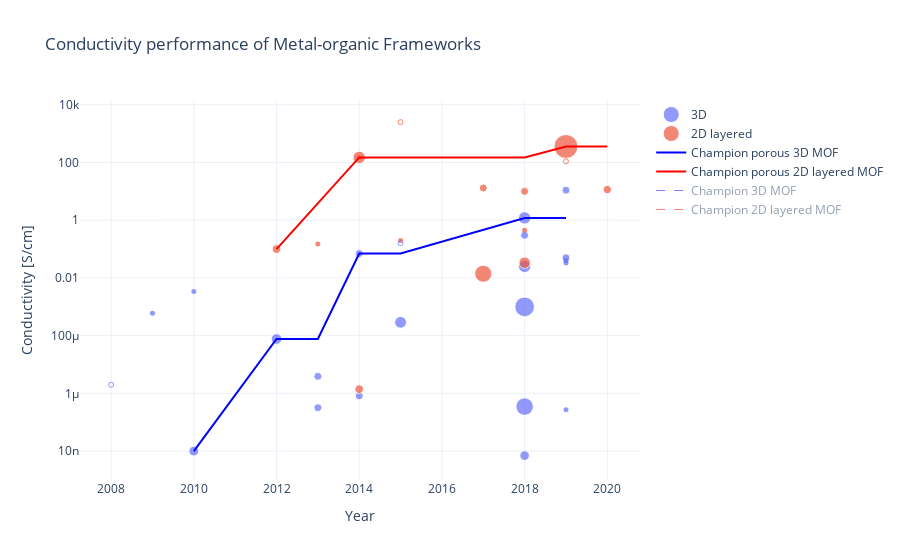

Notebook code cell kept with this figure:
### Code cell
fig = px.scatter(mofs[mofs['BET']>1], x='Year', y='Value',
                 hover_name='Name', color='Dimensionality', size='Porosity', hover_data=['Dimensionality','Porosity'], 
                 labels={'Value': "Conductivity [S/cm]"}, template='plotly_white', 
                 title='Conductivity performance of Metal-organic Frameworks')

fig.update_traces(marker=dict(sizemin=4, sizeref=8))
fig.update_layout(yaxis_type="log")
fig.update_traces(hovertemplate='<b>%{hovertext}</b><br><br>Dimensionality: %{customdata[0]}\
                                 <br>Year: %{x}<br>Value: %{y} S/cm\
                                 <br>BET: %{customdata[1]} m<sup>2</sup>/g<extra></extra>')

fig.add_trace(go.Scatter(x=mofs[(mofs['Porous']=='Yes') & (mofs['Porosity']<1) & (mofs['Dimensionality']=='3D')]['Year'], 
                         y=mofs[(mofs['Porous']=='Yes') & (mofs['Porosity']<1) & (mofs['Dimensionality']=='3D')]['Value'], 
                         mode='markers', marker=dict(color='#636efa', size=5, opacity=0.7),  
                         customdata=np.stack((mofs[(mofs['Porous']=='Yes') & (mofs['Porosity']<1) & (mofs['Dimensionality']=='3D')]['Name'], 
                                              mofs[(mofs['Porous']=='Yes') & (mofs['Porosity']<1) & (mofs['Dimensionality']=='3D')]['Dimensionality']), 
                                              axis=-1), 
                         hovertemplate='<b>%{customdata[0]}</b><br><br>Dimensionality: %{customdata[1]}\
                                 <br>Year: %{x}<br>Value: %{y} S/cm\
                                 <br>BET: unknown <extra></extra>', 
                         showlegend=False))

fig.add_trace(go.Scatter(x=mofs[(mofs['Porous']=='Yes') & (mofs['Porosity']<1) & (mofs['Dimensionality']=='2D layered')]['Year'], 
                         y=mofs[(mofs['Porous']=='Yes') & (mofs['Porosity']<1) & (mofs['Dimensionality']=='2D layered')]['Value'], 
                         mode='markers', marker=dict(color='#EF553B', size=5, opacity=0.7),  
                         customdata=np.stack((mofs[(mofs['Porous']=='Yes') & (mofs['Porosity']<1) & (mofs['Dimensionality']=='2D layered')]['Name'], 
                                              mofs[(mofs['Porous']=='Yes') & (mofs['Porosity']<1) & (mofs['Dimensionality']=='2D layered')]['Dimensionality']), 
                                              axis=-1), 
                         hovertemplate='<b>%{customdata[0]}</b><br><br>Dimensionality: %{customdata[1]}\
                                 <br>Year: %{x}<br>Value: %{y} S/cm\
                                 <br>BET: unknown <extra></extra>', 
                         showlegend=False))

fig.add_trace(go.Scatter(x=mofs[(mofs['Porous']=='No') & (mofs['Porosity']<1) & (mofs['Dimensionality']=='3D')]['Year'], 
                         y=mofs[(mofs['Porous']=='No') & (mofs['Porosity']<1) & (mofs['Dimensionality']=='3D')]['Value'], 
                         mode='markers', marker=dict(color='#636efa', size=5, opacity=0.7, symbol='circle-open'),  
                         customdata=np.stack((mofs[(mofs['Porous']=='No') & (mofs['Porosity']<1) & (mofs['Dimensionality']=='3D')]['Name'], 
                                              mofs[(mofs['Porous']=='No') & (mofs['Porosity']<1) & (mofs['Dimensionality']=='3D')]['Dimensionality']), 
                                              axis=-1), 
                         hovertemplate='<b>%{customdata[0]}</b><br><br>Dimensionality: %{customdata[1]}\
                                 <br>Year: %{x}<br>Value: %{y} S/cm\
                                 <br>Dense <extra></extra>', 
                         showlegend=False))

fig.add_trace(go.Scatter(x=mofs[(mofs['Porous']=='No') & (mofs['Porosity']<1) & (mofs['Dimensionality']=='2D layered')]['Year'], 
                         y=mofs[(mofs['Porous']=='No') & (mofs['Porosity']<1) & (mofs['Dimensionality']=='2D layered')]['Value'], 
                         mode='markers', marker=dict(color='#EF553B', size=5, opacity=0.7, symbol='circle-open'),  
                         customdata=np.stack((mofs[(mofs['Porous']=='No') & (mofs['Porosity']<1) & (mofs['Dimensionality']=='2D layered')]['Name'], 
                                              mofs[(mofs['Porous']=='No') & (mofs['Porosity']<1) & (mofs['Dimensionality']=='2D layered')]['Dimensionality']), 
                                              axis=-1), 
                         hovertemplate='<b>%{customdata[0]}</b><br><br>Dimensionality: %{customdata[1]}\
                                 <br>Year: %{x}<br>Value: %{y} S/cm\
                                 <br>Dense <extra></extra>', 
                         showlegend=False))

fig.add_trace(go.Scatter(x=mofs_sorted_3D_porous_cummax['Year'], y=mofs_sorted_3D_porous_cummax['Value'], 
                         name='Champion porous 3D MOF', line=dict(color='blue', width=2), hoverinfo='skip', mode='lines'))

fig.add_trace(go.Scatter(x=mofs_sorted_2D_porous_cummax['Year'], y=mofs_sorted_2D_porous_cummax['Value'], 
                         name='Champion porous 2D layered MOF', line=dict(color='red', width=2), hoverinfo='skip', mode='lines'))


fig.add_trace(go.Scatter(x=mofs_sorted_3D_cummax['Year'], y=mofs_sorted_3D_cummax['Value'], 
                         name='Champion 3D MOF', line=dict(color='blue', width=1, dash='dash'), hoverinfo='skip', 
                         mode='lines', visible='legendonly'))

fig.add_trace(go.Scatter(x=mofs_sorted_2D_cummax['Year'], y=mofs_sorted_2D_cummax['Value'], 
                         name='Champion 2D layered MOF', line=dict(color='red', width=1, dash='dash'), hoverinfo='skip', 
                         mode='lines', visible='legendonly'))

fig.update_layout(legend={'itemsizing': 'trace'}, legend_title_text=None)

fig.show()

### Figure 1 — Plotly figure (JSON) as saved in the notebook; plotly's stock layout.template omitted (floating-point values rounded to 4 significant figures)
{"data": [{"customdata": [["3D", 248], ["3D", 54], ["3D", 370], ["3D", 450], ["3D", 50], ["3D", 614], ["3D", 1230], ["3D", 610], ["3D", 3], ["3D", 208], ["3D", 559], ["3D", 385], ["3D", 69.6], ["3D", 214], ["3D", 1550]], "hovertemplate": "<b>%{hovertext}</b><br><br>Dimensionality: %{customdata[0]}                                 <br>Year: %{x}<br>Value: %{y} S/cm                                 <br>BET: %{customdata[1]} m<sup>2</sup>/g<extra></extra>", "hovertext": ["Fe2DOBDC", "Fe2DSBDC", "Fe(1,2,3-triazolate)", "Fe(1,2,3-triazolate) (oxidized)", "Fe(1,2,3-triazolate)(BF4)0.33", "Fe2(BDT)3 (oxidized)", "Fe2(BDP)3", "K(0.98)Fe2(BDP)3", "Cu2(6-Hmna)(6-mn)", "Ho(1+x)(HOTP)", "Cd2(TTFTB)", "Cu[Ni(pdt)2]", "I2@Eu4(BPT)4", "TCNQ@Cu3(BTC)2", "C60@Zr6(OH)16(TBAPy)2"], "legendgroup": "3D", "marker": {"color": "#636efa", "size": [248, 54, 370, 450, 50, 614, 1230, 610, 3, 208, 559, 385, 69.6, 214, 1550], "sizemin": 4, "sizemode": "area", "sizeref": 8, "symbol": "circle"}, "mode": "markers", "name": "3D", "orientation": "v", "showlegend": true, "type": "scatter", "x": [2013, 2013, 2018, 2012, 2018, 2018, 2018, 2018, 2019, 2019, 2015, 2010, 2014, 2014, 2018], "xaxis": "x", "y": [3.2e-07, 3.9e-06, 7e-09, 7.7e-05, 0.3, 1.2, 3.5e-07, 0.025, 10.96, 0.05, 0.00029, 1e-08, 8.2e-07, 0.07, 0.001], "yaxis": "y"}, {"customdata": [["2D layered", 1175], ["2D layered", 306], ["2D layered", 300], ["2D layered", 526], ["2D layered", 210], ["2D layered", 630], ["2D layered", 114], ["2D layered", 2298], ["2D layered", 280]], "hovertemplate": "<b>%{hovertext}</b><br><br>Dimensionality: %{customdata[0]}                                 <br>Year: %{x}<br>Value: %{y} S/cm                                 <br>BET: %{customdata[1]} m<sup>2</sup>/g<extra></extra>", "hovertext": ["Fe2(dhbq)3", "Cu3(HOTP)2", "Pt3(THT)2", "Fe3(THT)2", "Fe3(PTC)", "Ni3(HITP)2", "Cu3(HIB)2", "(Mn/Fe)3(HIB)2", "Co3(HITP)2"], "legendgroup": "2D layered", "marker": {"color": "#EF553B", "size": [1175, 306, 300, 526, 210, 630, 114, 2298, 280], "sizemin": 4, "sizemode": "area", "sizeref": 8, "symbol": "circle"}, "mode": "markers", "name": "2D layered", "orientation": "v", "showlegend": true, "type": "scatter", "x": [2017, 2012, 2014, 2018, 2018, 2014, 2017, 2019, 2020], "xaxis": "x", "y": [0.014, 0.1, 1.4e-06, 0.034, 10, 150, 13, 359, 11.5], "yaxis": "y"}, {"customdata": [["Cd(DPNDI)", "3D"], ["Cu[Cu(pdt)2]", "3D"], ["Zn4O(NDC)3", "3D"], ["I2@Zn3(lac)2(pybz)2", "3D"], ["TCNQ@(TATAB)3", "3D"]], "hovertemplate": "<b>%{customdata[0]}</b><br><br>Dimensionality: %{customdata[1]}                                 <br>Year: %{x}<br>Value: %{y} S/cm                                 <br>BET: unknown <extra></extra>", "marker": {"color": "#636efa", "opacity": 0.7, "size": 5}, "mode": "markers", "showlegend": false, "type": "scatter", "x": [2019, 2009, 2019, 2010, 2019], "y": [0.033, 0.0006, 0.04, 0.0034, 2.7e-07]}, {"customdata": [["V2(dhbq)3", "2D layered"], ["Ni3(BHT)2", "2D layered"], ["Ni3(BHT)2 oxidized", "2D layered"], ["Cu3(HITP)2", "2D layered"]], "hovertemplate": "<b>%{customdata[0]}</b><br><br>Dimensionality: %{customdata[1]}                                 <br>Year: %{x}<br>Value: %{y} S/cm                                 <br>BET: unknown <extra></extra>", "marker": {"color": "#EF553B", "opacity": 0.7, "size": 5}, "mode": "markers", "showlegend": false, "type": "scatter", "x": [2018, 2013, 2014, 2015], "y": [0.45, 0.15, 150, 0.2]}, {"customdata": [["Fe2(dhbq)3", "3D"], ["Pb3(BHT)", "3D"]], "hovertemplate": "<b>%{customdata[0]}</b><br><br>Dimensionality: %{customdata[1]}                                 <br>Year: %{x}<br>Value: %{y} S/cm                                 <br>Dense <extra></extra>", "marker": {"color": "#636efa", "opacity": 0.7, "size": 5, "symbol": "circle-open"}, "mode": "markers", "showlegend": false, "type": "scatter", "x": [2015, 2008], "y": [0.16, 2e-06]}, {"customdata": [["Cu3(BHT)", "2D layered"], ["Cu3(BHSe)", "2D layered"]], "hovertemplate": "<b>%{customdata[0]}</b><br><br>Dimensionality: %{customdata[1]}                                 <br>Year: %{x}<br>Value: %{y} S/cm                                 <br>Dense <extra></extra>", "marker": {"color": "#EF553B", "opacity": 0.7, "size": 5, "symbol": "circle-open"}, "mode": "markers", "showlegend": false, "type": "scatter", "x": [2015, 2019], "y": [2500, 110]}, {"hoverinfo": "skip", "line": {"color": "blue", "width": 2}, "mode": "lines", "name": "Champion porous 3D MOF", "type": "scatter", "x": [2010, 2012, 2013, 2014, 2015, 2018, 2019], "y": [1e-08, 7.7e-05, 7.7e-05, 0.07, 0.07, 1.2, 1.2]}, {"hoverinfo": "skip", "line": {"color": "red", "width": 2}, "mode": "lines", "name": "Champion porous 2D layered MOF", "type": "scatter", "x": [2012, 2014, 2017, 2018, 2019, 2020], "y": [0.1, 150, 150, 150, 359, 359]}, {"hoverinfo": "skip", "line": {"color": "blue", "dash": "dash", "width": 1}, "mode": "lines", "name": "Champion 3D MOF", "type": "scatter", "visible": "legendonly", "x": [2008, 2009, 2010, 2012, 2013, 2014, 2015, 2018, 2019], "y": [2e-06, 0.0006, 0.0034, 0.0034, 0.0034, 0.07, 0.16, 1.2, 10.96]}, {"hoverinfo": "skip", "line": {"color": "red", "dash": "dash", "width": 1}, "mode": "lines", "name": "Champion 2D layered MOF", "type": "scatter", "visible": "legendonly", "x": [2012, 2013, 2014, 2015, 2017, 2018, 2019, 2020], "y": [0.1, 0.15, 150, 2500, 2500, 2500, 2500, 2500]}], "layout": {"autosize": true, "legend": {"itemsizing": "trace", "title": {}, "tracegroupgap": 0}, "title": {"text": "Conductivity performance of Metal-organic Frameworks"}, "xaxis": {"anchor": "y", "autorange": true, "domain": [0, 1], "range": [2007.0, 2021.0], "title": {"text": "Year"}, "type": "linear"}, "yaxis": {"anchor": "x", "autorange": true, "domain": [0, 1], "range": [-9.085, 4.217], "title": {"text": "Conductivity [S/cm]"}, "type": "log"}}}
